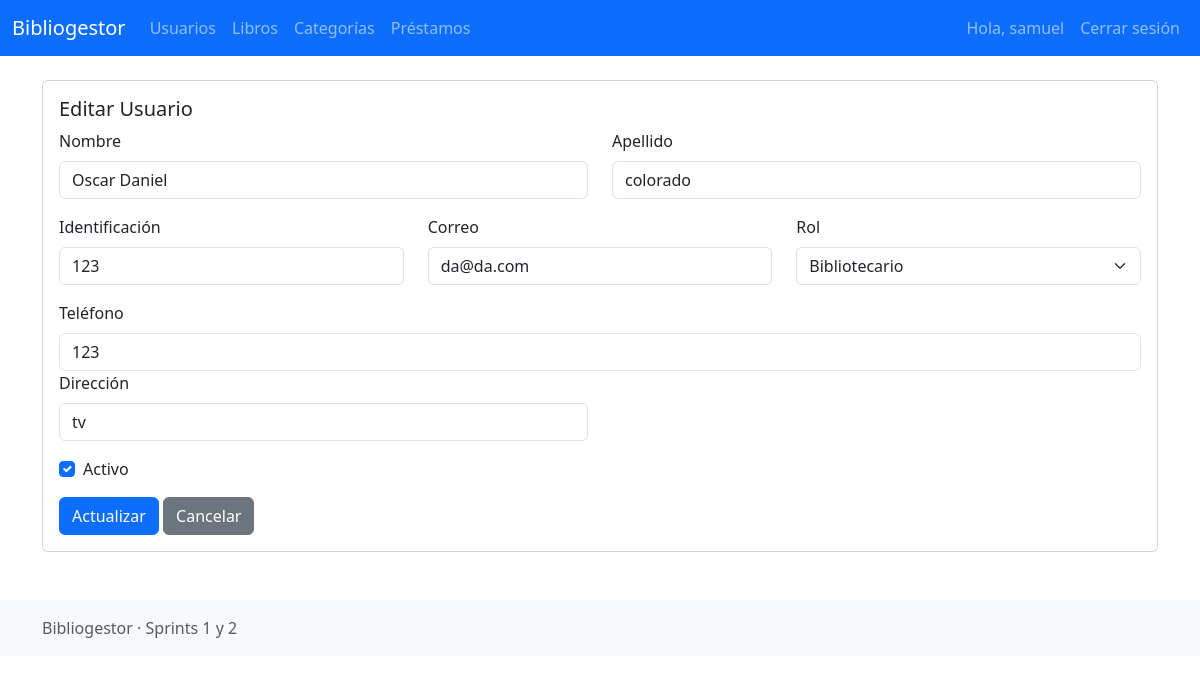
The app's page /usuarios/editar.php?id=1 (signed in) with its own data.
### tables this page shows
CREATE TABLE `usuarios` (
  `idUsuario` int(11) NOT NULL,
  `nombre` varchar(100) NOT NULL,
  `apellido` varchar(100) NOT NULL,
  `identificacion` varchar(50) NOT NULL,
  `correo` varchar(150) NOT NULL,
  `clave` varchar(255) NOT NULL,
  `rol_id` int(11) NOT NULL,
  `telefono` varchar(50) DEFAULT NULL,
  `direccion` varchar(255) DEFAULT NULL,
  `estado` tinyint(1) NOT NULL DEFAULT 1,
  `fecha_creacion` datetime DEFAULT current_timestamp(),
  `fecha_modificacion` datetime DEFAULT NULL ON UPDATE current_timestamp()
);

### usuarios/editar.php (the view, shortened to what this page needs)
<?php
require_once __DIR__ . '/../plantillas/encabezado.php';
$conn = obtenerConexion();
$errors = [];
$rolSesion = $_SESSION['usuario']['rol_id'] ?? 0;
$id = intval($_GET['id'] ?? 0);
$stmt = $conn->prepare("SELECT idUsuario,nombre,apellido,identificacion,correo,rol_id,telefono,direccion,estado
                        FROM usuarios WHERE idUsuario = ?");
$stmt->bind_param('i',$id);
$stmt->execute();
$res = $stmt->get_result();
$user = $res->fetch_assoc();
if ($_SERVER['REQUEST_METHOD'] === 'POST') {
    $nombre = trim($_POST['nombre'] ?? '');
    $apellido = trim($_POST['apellido'] ?? '');
    $identificacion = trim($_POST['identificacion'] ?? '');
    $correo = trim($_POST['correo'] ?? '');
    $telefono = trim($_POST['telefono'] ?? '');
    $direccion = trim($_POST['direccion'] ?? '');
    $rol_id = intval($_POST['rol_id'] ?? $user['rol_id']);
    $estado = isset($_POST['estado']) ? 1 : 0;
    if ($nombre === '' || $apellido === '' || $identificacion === '' || $correo === '')
        $errors[] = 'Los campos Nombre, Apellido, Identificación y Correo son obligatorios.';
    if (!filter_var($correo, FILTER_VALIDATE_EMAIL))
        $errors[] = 'Correo inválido.';
    if ($rolSesion == 2 && $rol_id == 1) {
        $errors[] = "No tiene permiso para asignar el rol Administrador.";
    }
    $stmt = $conn->prepare("SELECT idUsuario FROM usuarios
                            WHERE (identificacion = ? OR correo = ?) AND idUsuario != ?");
    $stmt->bind_param('ssi', $identificacion, $correo, $id);
    $stmt->execute();
    $stmt->store_result();
    if ($stmt->num_rows > 0)
        $errors[] = 'Identificación o correo ya registrados por otro usuario.';
    $stmt->close();
    if (empty($errors)) {
        $stmt = $conn->prepare("UPDATE usuarios
            SET nombre=?, apellido=?, identificacion=?, correo=?, rol_id=?, telefono=?, direccion=?, estado=?
            WHERE idUsuario=?");
        $stmt->bind_param('ssssiisii',
            $nombre, $apellido, $identificacion, $correo, $rol_id,
            $telefono, $direccion, $estado, $id
        );
        if ($stmt->execute()) {
            header('Location: listar.php?msg=Usuario actualizado');
            exit;
        } else {
            $errors[] = 'Error actualizando: '.$stmt->error;
        }
    }
} else {
    $nombre = $user['nombre'];
    $apellido = $user['apellido'];
    $identificacion = $user['identificacion'];
    $correo = $user['correo'];
    $telefono = $user['telefono'];
    $direccion = $user['direccion'];
    $rol_id = $user['rol_id'];
    $estado = $user['estado'];
}
$roles = $conn->query('SELECT idRol,nombre FROM roles ORDER BY nombre');
?>
<div class="card">
<div class="card-body">
<h5>Editar Usuario</h5>
<form method="post">
<div class="row">
    <div class="col-md-6 mb-3">
        <label class="form-label">Nombre</label>
        <input class="form-control" name="nombre" value="<?php echo htmlspecialchars($nombre); ?>">
    </div>
    <div class="col-md-6 mb-3">
        <label class="form-label">Apellido</label>
        <input class="form-control" name="apellido" value="<?php echo htmlspecialchars($apellido); ?>">
    </div>
</div>
<div class="row">
    <div class="col-md-4 mb-3">
        <label class="form-label">Identificación</label>
        <input class="form-control" name="identificacion" value="<?php echo htmlspecialchars($identificacion); ?>">
    </div>
    <div class="col-md-4 mb-3">
        <label class="form-label">Correo</label>
        <input class="form-control" name="correo" value="<?php echo htmlspecialchars($correo); ?>">
    </div>
    <div class="col-md-4 mb-3">
        <label class="form-label">Rol</label>
        <select class="form-select" name="rol_id">
            <?php while($r = $roles->fetch_assoc()): ?>
                <?php
                if ($rolSesion == 2 && $r['idRol'] == 1) continue;
                ?>
                <option value="<?php echo $r['idRol']; ?>"
                    <?php echo ($r['idRol']==$rol_id)?'selected':''; ?>>
                    <?php echo htmlspecialchars($r['nombre']); ?>
                </option>
            <?php endwhile; ?>
        </select>
    </div>
</div>
<div class="row">
    <div the="col-md-6 mb-3">
        <label class="form-label">Teléfono</label>
        <input class="form-control" name="telefono" value="<?php echo htmlspecialchars($telefono); ?>">
    </div>
    <div class="col-md-6 mb-3">
        <label class="form-label">Dirección</label>
        <input class="form-control" name="direccion" value="<?php echo htmlspecialchars($direccion); ?>">
    </div>
</div>
<div class="form-check mb-3">
    <input class="form-check-input" type="checkbox" name="estado" id="estado"
        <?php echo $estado ? 'checked' : ''; ?>>
    <label class="form-check-label" for="estado">Activo</label>
</div>
<button class="btn btn-primary">Actualizar</button>
<a class="btn btn-secondary" href="listar.php">Cancelar</a>
</form>
</div>
</div>
<?php require_once __DIR__ . '/../plantillas/pie.php'; ?>

### records on screen
usuarios: nombre "Oscar Daniel", apellido "colorado", identificacion "123", correo "da@da.com", telefono "123", direccion "tv", estado "☑"

### other values on screen
$_SESSION['usuario']['nombre'] "samuel"
form field rol_id "Bibliotecario"
